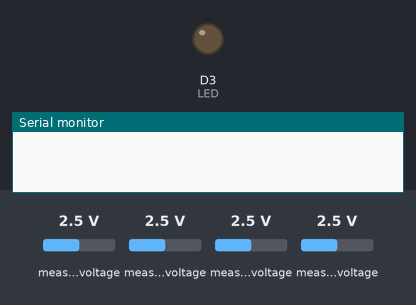
This sketch was run on a simulated ESP8266 (NodeMCU). Shown: output pins drawn as LEDs (lit = HIGH), the last lines printed to the serial monitor. Dashed ring = blinking. The test bench sets the inputs (shaded band); at power-on: measured voltage 2.5 V.

Above: at 0.0 s.
At 3.2 s:
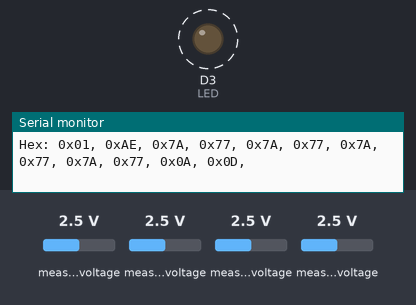
3.3 s: measured voltage (sensor 200) set to 0.1 V
6.3 s: measured voltage (sensor 201) set to 0.1 V
9.3 s: measured voltage (sensor 202) set to 0.1 V
12.3 s: measured voltage (sensor 203) set to 0.1 V
15.3 s: measured voltage (sensor 200) set to 1.2 V
18.3 s: measured voltage (sensor 201) set to 1.2 V
Timing chart, 0 to 22.3 s (numbered marks = the images above; inputs shaded):
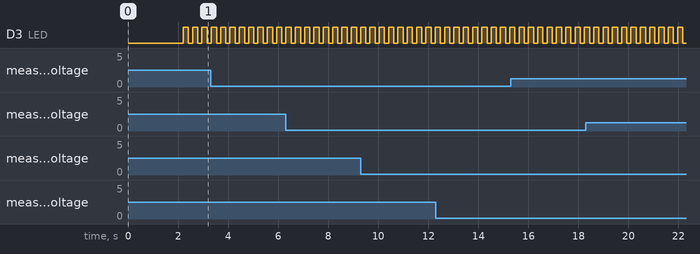

Measured:
- by itself, D3 (LED): alternates HIGH for 0.21 s and LOW for 0.17 s

The sketch:

Voltmeter.ino
```cpp
// (licence header left out)
//#include <ESP8266WiFi.h>

#include <Wire.h>
#include <Adafruit_ADS1015.h>

// device settings - change settings to match your requirements

bool debug = true; //true = debug to serial and output to serial1; false = no debug / output to serial
bool led = true; //enable external status LED on boot

int cycle = 330; //measure cycle in ms, MUST be even

float adc0_BIT = 0.001577298; // V per bit
float adc1_BIT = 0.001577298; // V per bit
float adc2_BIT = 0.001577298; // V per bit
float adc3_BIT = 0.001577298; // V per bit

int adc0_ZERO = 608;
int adc1_ZERO = 608;
int adc2_ZERO = 608;
int adc3_ZERO = 608;

// other definitions

#define LED D3 // gpio pin for external status LED
void(* HWReset) (void) = 0; // define reset function DO NOT CHANGE

Adafruit_ADS1115 ads1115(0x48);

//######################################### generic sensor functions #######################################################

void reboot_on_error() {

  if (debug) {Serial.println("\nPerforming reboot in 30 seconds....");}

  int i = 0;
  while (i < 30) {
    digitalWrite(LED, HIGH);
    delay(100);
    digitalWrite(LED, LOW);
    delay(200);
    digitalWrite(LED, HIGH);
    delay(100);
    digitalWrite(LED, LOW);
    delay(600);
    i++;
    if (debug) {Serial.print(String(i) + " ");}
  }

  HWReset();
}

String hex_to_string(uint8_t hex) {

  char hex_char[4];
  sprintf(hex_char, "%02x", hex);
  String hex_string = hex_char;
  hex_string.toUpperCase();
  return ("0x" + hex_string);
}

//######################################### setup ##############################################################

void setup(void) {

  Serial1.begin(115200);
  delay(1000);

  Serial.begin(115200);
  delay(1000);

  pinMode(LED, OUTPUT);

  if (debug) {Serial.println("### Initializing");}

  ads1115.begin();  // Initialize ads1115
  //ads1115.setGain(GAIN_TWOTHIRDS);
  ads1115.setGain(GAIN_ONE);
}

//######################################### loop ##############################################################

void loop(void)
{
  int16_t adc0, adc1, adc2, adc3;

  if (debug) {Serial.println("### Start measure");}

  //adc0 = ads1115.readADC_Differential_0_1();
  //adc1 = ads1115.readADC_Differential_2_3();
  adc0 = ads1115.readADC_SingleEnded(0);
  adc1 = ads1115.readADC_SingleEnded(1);
  adc2 = ads1115.readADC_SingleEnded(2);
  adc3 = ads1115.readADC_SingleEnded(3);

  if (adc0 < adc0_ZERO) {adc0 = adc0_ZERO;}
  if (adc1 < adc1_ZERO) {adc1 = adc1_ZERO;}
  if (adc2 < adc2_ZERO) {adc2 = adc2_ZERO;}
  if (adc3 < adc3_ZERO) {adc3 = adc3_ZERO;}

  uint16_t voltage0 = (adc0 - adc0_ZERO) * adc0_BIT * 1000;
  uint16_t voltage1 = (adc1 - adc1_ZERO) * adc1_BIT * 1000;
  uint16_t voltage2 = (adc2 - adc2_ZERO) * adc2_BIT * 1000;
  uint16_t voltage3 = (adc3 - adc3_ZERO) * adc3_BIT * 1000;

  double vOut0 = (adc0 - adc0_ZERO) * adc0_BIT;
  double vOut1 = (adc1 - adc1_ZERO) * adc1_BIT;
  double vOut2 = (adc2 - adc2_ZERO) * adc2_BIT;
  double vOut3 = (adc3 - adc3_ZERO) * adc3_BIT;

  if (debug) {

    String output = "    ADC0 = ";
    output += String(adc0);
    output += " - ";
    output += String(vOut0, 3);
    output += " -- ADC1 = ";
    output += String(adc1);
    output += " - ";
    output += String(vOut1, 3);
    output += " -- ADC2 = ";
    output += String(adc2);
    output += " - ";
    output += String(vOut2, 3);
    output += " -- ADC3 = ";
    output += String(adc3);
    output += " - ";
    output += String(vOut3, 3);

    Serial.println(output);
  }

  uint8_t voltage0_MSB = voltage0 >> 8;
  uint8_t voltage0_LSB = voltage0;
  uint8_t voltage1_MSB = voltage1 >> 8;
  uint8_t voltage1_LSB = voltage1;
  uint8_t voltage2_MSB = voltage2 >> 8;
  uint8_t voltage2_LSB = voltage2;
  uint8_t voltage3_MSB = voltage3 >> 8;
  uint8_t voltage3_LSB = voltage3;

  byte sendFrame[] = {0x01, 0xAE, voltage0_LSB, voltage0_MSB, voltage1_LSB, voltage1_MSB, voltage2_LSB, voltage2_MSB, voltage3_LSB, voltage3_MSB, 0x0A, 0x0D};

  if (debug) {

    Serial1.write(sendFrame, 12);

    String output = "Hex: ";
    for (int i = 0; i < 12; i++) {
      output += hex_to_string(sendFrame[i]) + ", ";
    }
    Serial.println(output);
  }
  else {Serial.write(sendFrame, 12);}

  digitalWrite(LED, LOW);
  delay(cycle / 2);
  digitalWrite(LED, HIGH);
  delay(cycle / 2);
}
```
